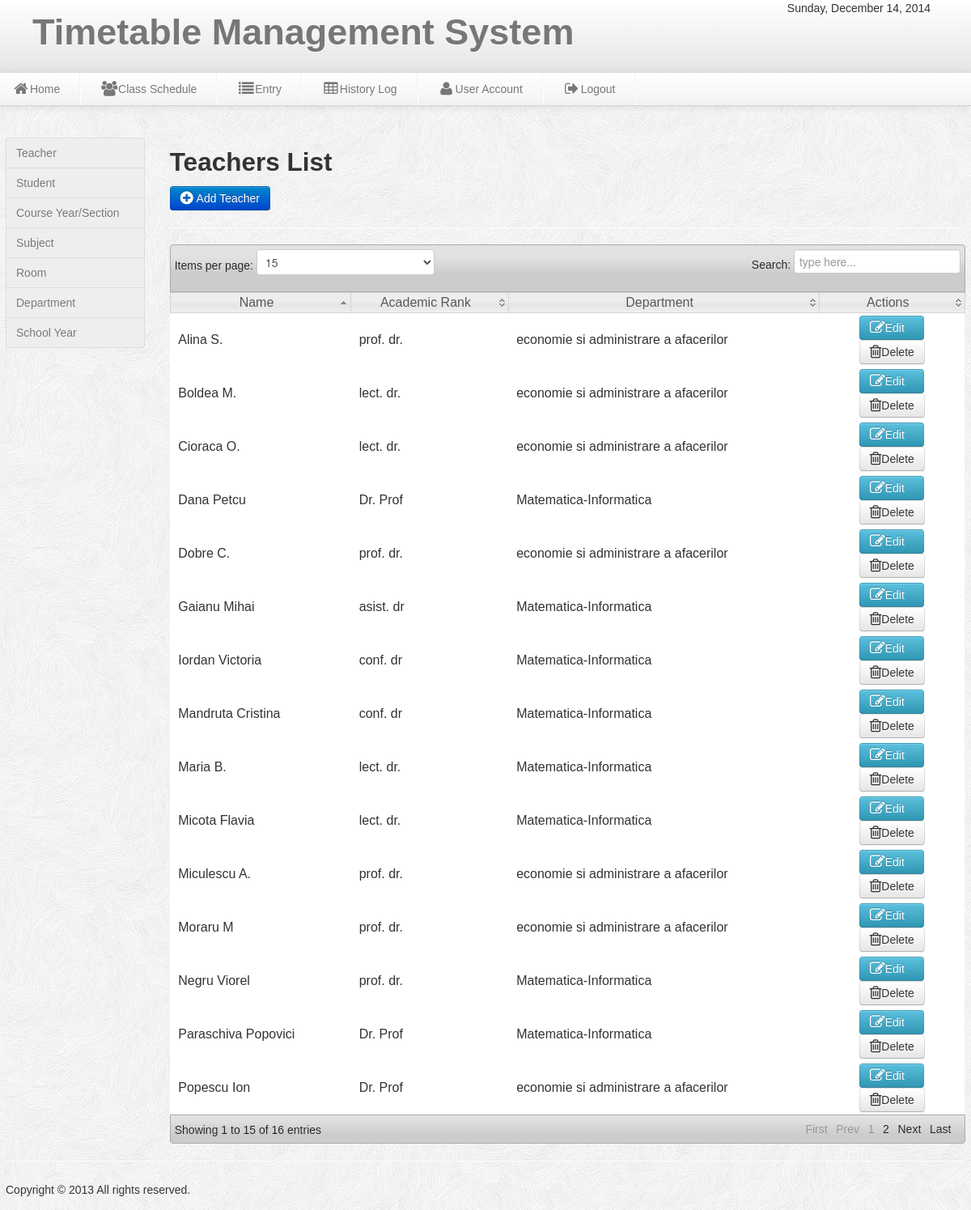
The page /admin/teacher.php on the database its author committed.
### tables this page shows
CREATE TABLE IF NOT EXISTS `teacher` (
`teacher_id` int(11) NOT NULL,
  `Name` varchar(50) NOT NULL,
  `Academic_Rank` varchar(100) NOT NULL,
  `Department` varchar(100) NOT NULL
);

### admin/teacher.php (the view, shortened to what this page needs)
<?php include('header.php'); include('dbcon.php');?>
<body>
<?php include('nav-top1.php'); ?>
<div class="wrapper">
<div class="row-fluid">
<div class="span2">
<?php include('left_nav.php'); ?>
</div>
<div class="span10">
<h2>Teachers List</h2>
	<a class="btn btn-primary" href="add_teacher.php">  <i class="icon-plus-sign icon-large"></i>&nbsp;Add Teacher</a>
	<hr>
	<table class="users-table">
<div class="demo_jui">
		<table cellpadding="0" cellspacing="0" border="0" class="display" id="log" class="jtable">
			<thead>
				<tr>
				<th>Name</th>
			    <th>Academic Rank</th>
				<th>Department</th>
				<th>Actions</th>
				</tr>
			</thead>
			<tbody>
<?php $result=mysql_query("select * from teacher") or die(mysql_error());
while($row=mysql_fetch_array($result)){ $id=$row['teacher_id'];
 ?>
<tr class="del<?php echo $id ?>">
	<td><?php echo $row['Name']; ?></td>
	<td><?php echo $row['Academic_Rank']; ?></td>
	<td><?php echo $row['Department']; ?></td>
	<td align="center" width="160">
	<a class="btn btn-info" href="edit_teacher.php<?php echo '?id='.$id; ?>"><i class="icon-edit icon-large"></i>Edit &nbsp;&nbsp;</a>
	<br/>
	<a class="btn btn-danger1"  data-toggle="modal" href="#<?php echo $id; ?>">  <i class="icon-trash icon-large"></i>Delete</a>
</td>
	<?php } ?>
	</tr>
			</tbody>
		</table>
</div>
	</div>
<?php include('footer.php');?>
</div>
</body>

### admin/css/style.css (style rules this page uses)
* { margin:0; padding:0; }
body { font-family:"Trebuchet MS", "Myriad Pro", Arial, sans-serif; font-size:14px; background:#f4f4f4 url(../img/subtle_white_feathers.png) repeat top left; color:#333; text-shadow:0px 0px 0px #fff;; }
a { color:#777; }
.wrapper { width:1186px; margin: auto; margin-top:170px; min-height:550px; }

### admin/css/datatable/demo_table_jui.css (style rules this page uses)
table.display thead th { cursor: pointer; padding: 3px 0 3px 10px; }
table.display { border-collapse: collapse; clear: both; margin: 0 auto; width: 100%; }
table.display td { padding: 3px 10px; }
tr.odd { background-color: #fff; }
tr.even { background-color: #fff; }
tr.odd td.sorting_1 { background-color: #fff; }
tr.even td.sorting_1 { background-color: #fff; }

### rows shown on the page
teacher: Name "Paraschiva Popovici", Academic_Rank "Dr. Prof", Department "Matematica-Informatica"
teacher: Name "Dana Petcu", Academic_Rank "Dr. Prof", Department "Matematica-Informatica"
teacher: Name "Popescu Ion", Academic_Rank "Dr. Prof", Department "economie si administrare a afacerilor"
teacher: Name "Gaianu Mihai", Academic_Rank "asist. dr", Department "Matematica-Informatica"
teacher: Name "Iordan Victoria", Academic_Rank "conf. dr", Department "Matematica-Informatica"
teacher: Name "Negru Viorel", Academic_Rank "prof. dr.", Department "Matematica-Informatica"
teacher: Name "Mandruta Cristina", Academic_Rank "conf. dr", Department "Matematica-Informatica"
teacher: Name "Micota Flavia", Academic_Rank "lect. dr.", Department "Matematica-Informatica"
teacher: Name "Miculescu A.", Academic_Rank "prof. dr.", Department "economie si administrare a afacerilor"
teacher: Name "Dobre C.", Academic_Rank "prof. dr.", Department "economie si administrare a afacerilor"
teacher: Name "Moraru M", Academic_Rank "prof. dr.", Department "economie si administrare a afacerilor"
teacher: Name "Boldea M.", Academic_Rank "lect. dr.", Department "economie si administrare a afacerilor"
teacher: Name "Cioraca O.", Academic_Rank "lect. dr.", Department "economie si administrare a afacerilor"
teacher: Name "Alina S.", Academic_Rank "prof. dr.", Department "economie si administrare a afacerilor"
teacher: Name "Maria B.", Academic_Rank "lect. dr.", Department "Matematica-Informatica"
